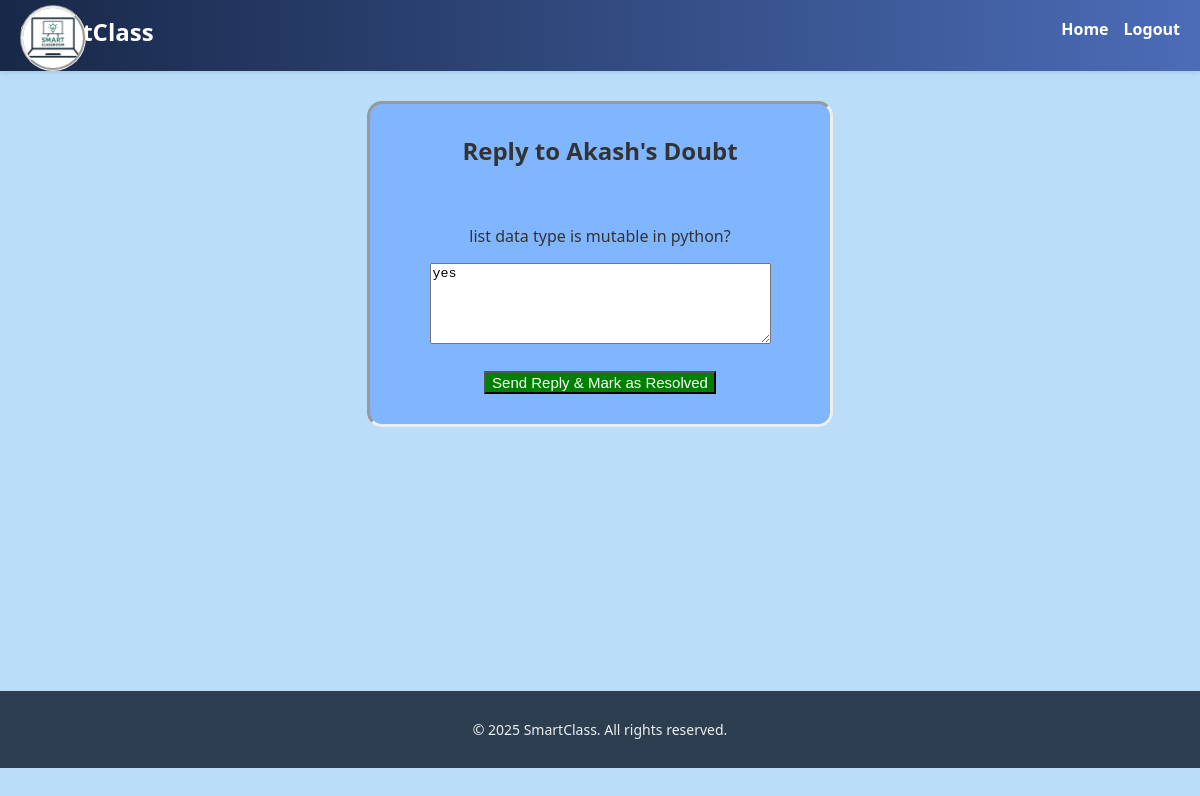
The app's page /teacher/reply-doubt/1/ (signed in) with its own data.
### core/models.py (models this page shows, shortened)
class Doubt(models.Model):
    student = models.ForeignKey(User, on_delete=models.CASCADE, related_name='doubts')
    teacher = models.ForeignKey(User, on_delete=models.CASCADE, related_name='assigned_doubts')
    question = models.TextField()
    reply = models.TextField(blank=True, null=True)
    created_at = models.DateTimeField(auto_now_add=True)
    is_resolved = models.BooleanField(default=False)

### core/views.py (the view)
# urls.py: path('teacher/reply-doubt/<int:doubt_id>/', views.reply_to_doubt, name='reply_doubt'),
@login_required
def reply_to_doubt(request, doubt_id):
    doubt = get_object_or_404(Doubt, id=doubt_id)
    if request.method == 'POST':
        reply = request.POST.get('reply')
        doubt.reply = reply
        doubt.is_resolved = True
        doubt.save()
        return redirect('manage_doubts')
    return render(request, 'core/reply_doubt.html', {'doubt': doubt})

### core/templates/core/reply_doubt.html (shortened to what this page needs)
{% extends "core/base.html" %}
{% block content %}
<body style="background-color: rgba(174, 217, 250, 0.842);">
  <marquee behavior="slide" direction="down" loop="1" scrollamount="50">
    <center>
<div style="border-style: inset;border-radius: 15px;
    width: 400%;
    max-width: 400px;
    padding: 30px;
    background-color: rgb(127, 182, 255);">
    <marquee behavior="slide" direction="down" loop="1" scrollamount="10"><center><h2 style="margin-top:0;">Reply to {{ doubt.student.username }}'s Doubt</h2></center></marquee><br>
<p class="question">{{ doubt.question }}</p>
<form method="post">
  <textarea name="reply" rows="5" cols="40" required>{{ doubt.reply }}</textarea><br><br>
    <button type="submit" style="font-size: 15px;background-color: green;color: white;">Send Reply & Mark as Resolved</button>
</form>
</div>
</center>
</marquee>
</body>
{% endblock %}

### core/static/core/css/base.css (style rules this page uses)
body { margin: 0; padding: 0; font-family: 'Segoe UI', sans-serif; background-color: #f5f6fa; color: #333; }

### records on screen
Doubt: student.username "Akash", question "list data type is mutable in python?", reply "yes"
